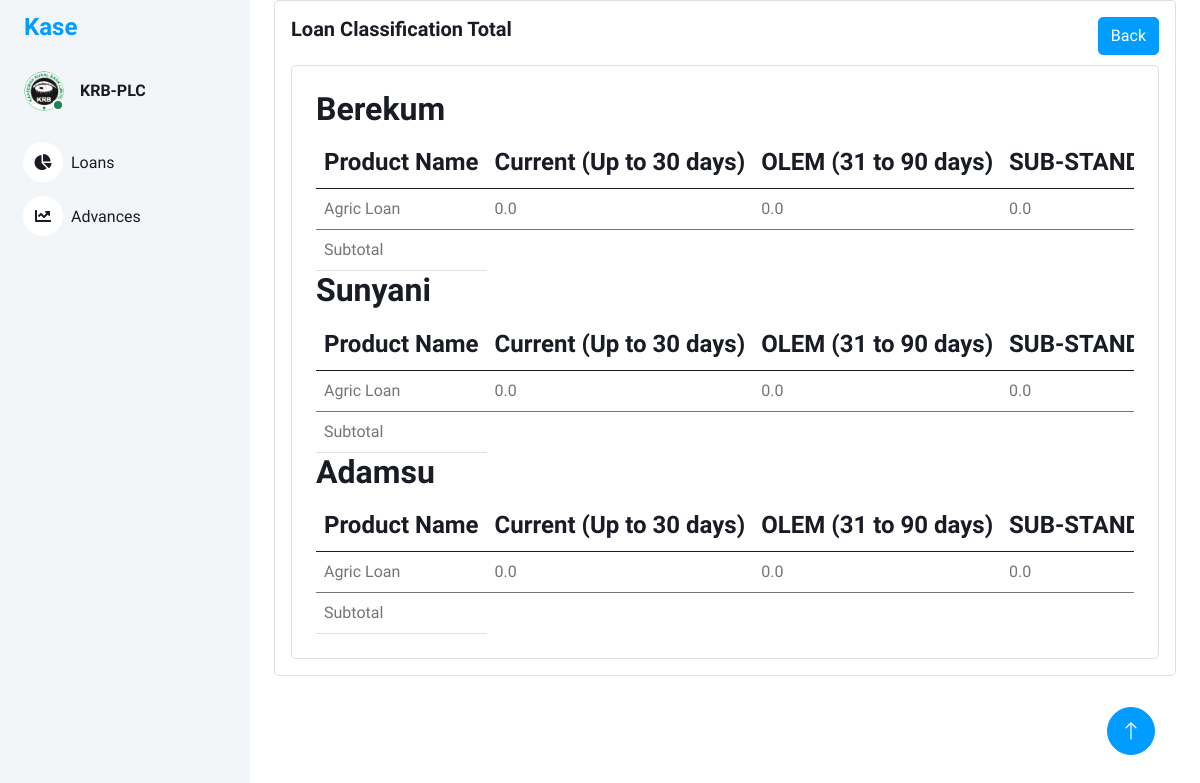
Before: /loan_classification_total/1 with the older database file.
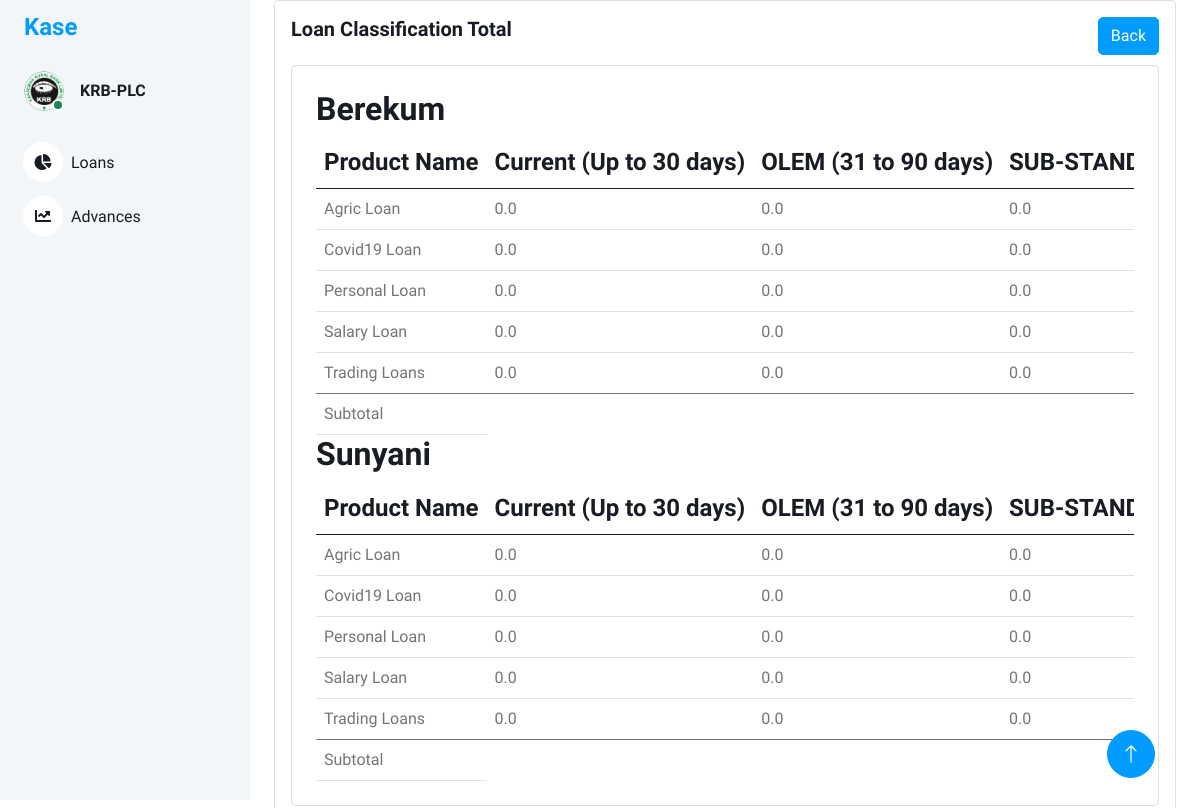
After: the same page with the newer database file.
### models/loan_classification_files.py (models this page shows, shortened)
class LoanClassificationFiles(db.Model):
    id = db.Column(db.Integer, primary_key=True)
    branch_name = db.Column(db.String(100), nullable=False)
    loan_class_id = db.Column(db.String(100), nullable=True)
    filename = db.Column(db.String(100), nullable=True)

### models/loan_classification_items.py (models this page shows, shortened)
class LoanClassificationItems(db.Model):
    id = db.Column(db.Integer, primary_key=True)
    loan_class_file_id = db.Column(db.String(100), nullable=False)
    arrangement = db.Column(db.String(100), nullable=True)
    application_id = db.Column(db.String(100), nullable=True)
    company_branch = db.Column(db.String(100), nullable=True)
    account = db.Column(db.String(100), nullable=True)
    officer = db.Column(db.String(100), nullable=True)
    product_name = db.Column(db.String(100), nullable=True)
    customer = db.Column(db.String(100), nullable=True)
    customer_name = db.Column(db.String(100), nullable=True)
    opening_date = db.Column(db.String(100), nullable=True)
    first_pay_date = db.Column(db.String(100), nullable=True)
    maturity_date = db.Column(db.String(100), nullable=True)
    term = db.Column(db.String(100), nullable=True)
    ccy = db.Column(db.String(100), nullable=True)
    commitment = db.Column(db.String(100), nullable=True)
    principal = db.Column(db.String(100), nullable=True)
    due_date = db.Column(db.String(100), nullable=True)
    overdue = db.Column(db.String(100), nullable=True)
    resch_id = db.Column(db.String(100), nullable=True)
    status = db.Column(db.String(100), nullable=True)

### views/loan_classification.py (the view)
@bp.route('/loan_classification_total/<int:id>')
def loan_classification_total(id):
    loan_classification_uploads = LoanClassificationFiles.query.filter_by(loan_class_id=id).all()
    branches_data = {}  # Dictionary to store all branches data
    default_classifications = {
        'Current (Up to 30 days)': {'Commitment': 0.0, 'Principal': 0.0, 'Count': 0},
        'OLEM (31 to 90 days)': {'Commitment': 0.0, 'Principal': 0.0, 'Count': 0},
        'SUB-STAND (91 to 180 days)': {'Commitment': 0.0, 'Principal': 0.0, 'Count': 0},
        'DOUTFUL (181 to 360 days)': {'Commitment': 0.0, 'Principal': 0.0, 'Count': 0},
        'LOSS (Over 360 days)': {'Commitment': 0.0, 'Principal': 0.0, 'Count': 0}
    }
    for classification in loan_classification_uploads:
        branch_name = classification.branch_name
        if branch_name not in branches_data:
            branches_data[branch_name] = {}
        loan_classification_items = LoanClassificationItems.query.filter_by(loan_class_file_id=classification.id).all()
        for item in loan_classification_items:
            product_name = item.product_name
            if item.opening_date is None:
                continue
            loan_classification = classify_loan(item.opening_date)
            if product_name not in branches_data[branch_name]:
                branches_data[branch_name][product_name] = deepcopy(default_classifications)
            branches_data[branch_name][product_name][loan_classification]['Commitment'] += float(item.commitment.replace(',', ''))
            branches_data[branch_name][product_name][loan_classification]['Principal'] += float(item.principal.replace(',', ''))
            branches_data[branch_name][product_name][loan_classification]['Count'] += 1
    print(branches_data)
    return render_template('loan_classification_total.html', branches_data=branches_data)

### views/loan_classification.py (called while the page is built)
def classify_loan(opening_date_str):
    from datetime import datetime  # Make sure you've imported datetime here
    opening_date = datetime.strptime(opening_date_str, '%d-%b-%y').date()
    days_outstanding = (date.today() - opening_date).days
    if days_outstanding <= 30:
        return 'Current (Up to 30 days)'
    elif 31 <= days_outstanding <= 90:
        return 'OLEM (31 to 90 days)'
    elif 91 <= days_outstanding <= 180:
        return 'SUB-STAND (91 to 180 days)'
    elif 181 <= days_outstanding <= 360:
        return 'DOUTFUL (181 to 360 days)'
    else:
        return 'LOSS (Over 360 days)'   # Adjusted key here

### templates/loan_classification_total.html (shortened to what the changed rows need)
<!DOCTYPE html>
<html lang="en">
<head>
    <link href="https://cdnjs.cloudflare.com/ajax/libs/font-awesome/5.10.0/css/all.min.css" rel="stylesheet">
    <link href="https://cdn.jsdelivr.net/npm/bootstrap-icons@1.4.1/font/bootstrap-icons.css" rel="stylesheet">
    <link href="{{ url_for('static', filename='lib/owlcarousel/assets/owl.carousel.min.css') }}" rel="stylesheet">
    <link href="{{ url_for('static', filename='lib/tempusdominus/css/tempusdominus-bootstrap-4.min.css') }}"
        rel="stylesheet" />
    <link href="{{ url_for('static',filename='css/bootstrap.min.css') }}" rel="stylesheet">
    <link href="{{ url_for('static', filename='css/style.css') }}" rel="stylesheet">
</head>
<body>
    <div class="container-xxl position-relative bg-white d-flex p-0">
        <div class="content">
            <div class="container-fluid">
                <div class="container-fluid">
                    <div class="card">
                        <div class="card-body">
                            <div class="card w-100">
                                <div class="card-body p-4">
                                    {% for branch_name, products in branches_data.items() %}
                                    <h2>{{ branch_name }}</h2>
                                    <div class="table-responsive">
                                    <table class="table text-nowrap mb-0 align-middle" >
                                        <thead class="text-dark fs-4">
                                            <tr>
                                                <th>Product Name</th>
                                                <th>Current (Up to 30 days)</th>
                                                <th>OLEM (31 to 90 days)</th>
                                                <th>SUB-STAND (91 to 180 days)</th>
                                            </tr>
                                        </thead>
                                        <tbody>
                                            {% for product_name, classifications in products.items() %}
                                                <tr>
                                                    <td>{{ product_name }}</td>
                                                    <td>{{ classifications['Current (Up to 30 days)']['Commitment'] }}</td>
                                                    <td>{{ classifications['OLEM (31 to 90 days)']['Commitment'] }}</td>
                                                    <td>{{ classifications['SUB-STAND (91 to 180 days)']['Commitment'] }}</td>
                                                </tr>
                                            {% endfor %}
                                        </tbody>
                                        <tfoot>
                                            <tr>
                                                <td>Subtotal</td>
                                            </tr>
                                        </tfoot>
                                    </table>
                                </div>
                                {% endfor %}
                                </div>
                            </div>
                        </div>
                    </div>
                </div>
            </div>
        </div>
    </div>
</body>
</html>

Changed rows visible on the page:
no longer on this page (row edited): LoanClassificationFiles: branch_name "Adamsu"
no longer on this page (row edited): LoanClassificationItems: product_name "Agric Loan", classifications "0.0", shown under "Adamsu"
changed LoanClassificationFiles "Berekum": loses LoanClassificationItems (product_name "Agric Loan", classifications "0.0"); gains LoanClassificationItems (product_name "Agric Loan", classifications "0.0"); gains LoanClassificationItems (product_name "Covid19 Loan", classifications "0.0"); gains LoanClassificationItems (product_name "Personal Loan", classifications "0.0"); gains LoanClassificationItems (product_name "Salary Loan", classifications "0.0"); gains LoanClassificationItems (product_name "Trading Loans", classifications "0.0")
changed LoanClassificationFiles "Sunyani": loses LoanClassificationItems (product_name "Agric Loan", classifications "0.0"); gains LoanClassificationItems (product_name "Agric Loan", classifications "0.0"); gains LoanClassificationItems (product_name "Covid19 Loan", classifications "0.0"); gains LoanClassificationItems (product_name "Personal Loan", classifications "0.0"); gains LoanClassificationItems (product_name "Salary Loan", classifications "0.0"); gains LoanClassificationItems (product_name "Trading Loans", classifications "0.0")
